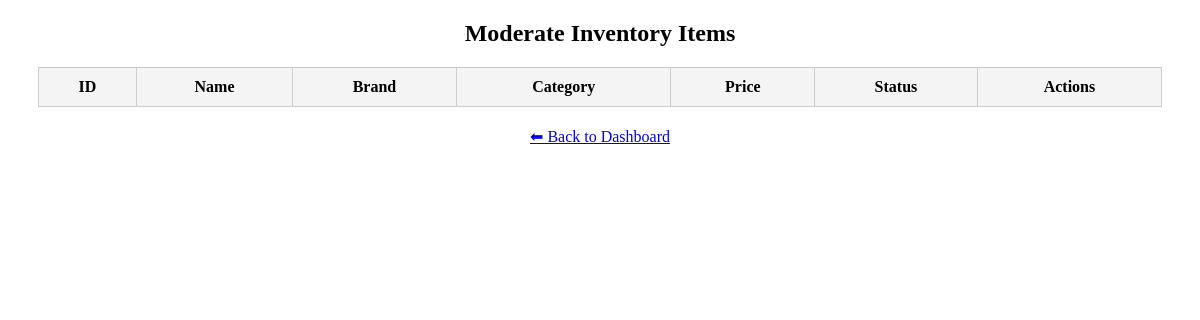
/admin/moderate_items.php (signed in), run on an earlier commit of the app's database.
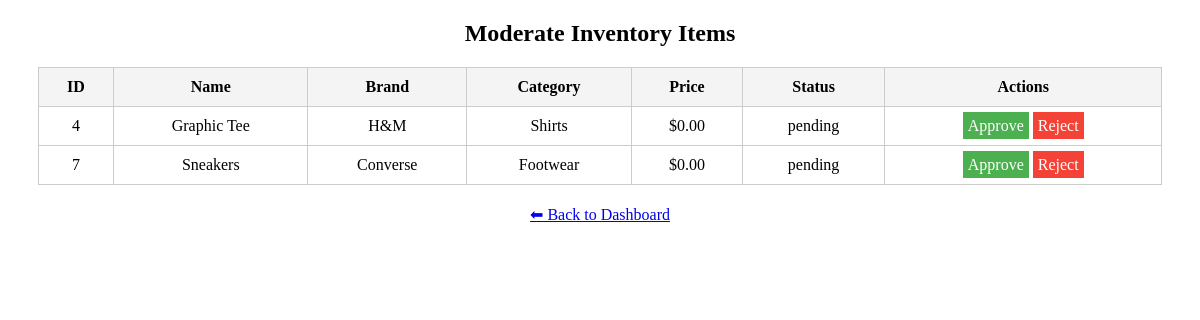
And on a later commit of the database.
### tables this page shows
CREATE TABLE IF NOT EXISTS product (
  idproduct INT NOT NULL AUTO_INCREMENT,
  name VARCHAR(45),
  brand VARCHAR(45),
  category VARCHAR(45),
  size VARCHAR(45),
  color VARCHAR(45),
  price VARCHAR(45),
  quantity INT,
  low_stock_threshold INT,
  created_at DATETIME,
  updated_at DATETIME,
  status ENUM('pending', 'approved', 'rejected') DEFAULT 'pending',
  PRIMARY KEY (idproduct)
);

### admin/moderate_items.php (the view, shortened to what this page needs)
<?php
require_once '../db_connect.php';
$result = $conn->query("SELECT * FROM product WHERE status = 'pending' ORDER BY created_at DESC");
?>
<!DOCTYPE html>
<html>
<head>
</head>
<body>
<h2 style="text-align:center;">Moderate Inventory Items</h2>
<table>
    <tr>
        <th>ID</th><th>Name</th><th>Brand</th><th>Category</th><th>Price</th><th>Status</th><th>Actions</th>
    </tr>
    <?php while ($row = $result->fetch_assoc()): ?>
    <tr>
        <td><?= $row['idproduct'] ?></td>
        <td><?= htmlspecialchars($row['name']) ?></td>
        <td><?= htmlspecialchars($row['brand']) ?></td>
        <td><?= htmlspecialchars($row['category']) ?></td>
        <td>$<?= number_format($row['price'], 2) ?></td>
        <td><?= $row['status'] ?></td>
        <td>
            <?php if ($row['status'] === 'pending'): ?>
                <a class="approve" href="approve_item.php?id=<?= $row['idproduct'] ?>">Approve</a>
                <a class="reject" href="reject_item.php?id=<?= $row['idproduct'] ?>">Reject</a>
            <?php else: ?>
                <em>No actions</em>
            <?php endif; ?>
        </td>
    </tr>
    <?php endwhile; ?>
</table>
<div style="text-align:center;">
    <a href="../dashboard.php">⬅ Back to Dashboard</a>
</div>
</body>
</html>

What changed in the data, as far as the page shows it:
now on this page (row edited): product: idproduct "4", name "Graphic Tee", brand "H&M", category "Shirts", price "0.00", status "pending"
now on this page (row edited): product: idproduct "7", name "Sneakers", brand "Converse", category "Footwear", price "0.00", status "pending"
